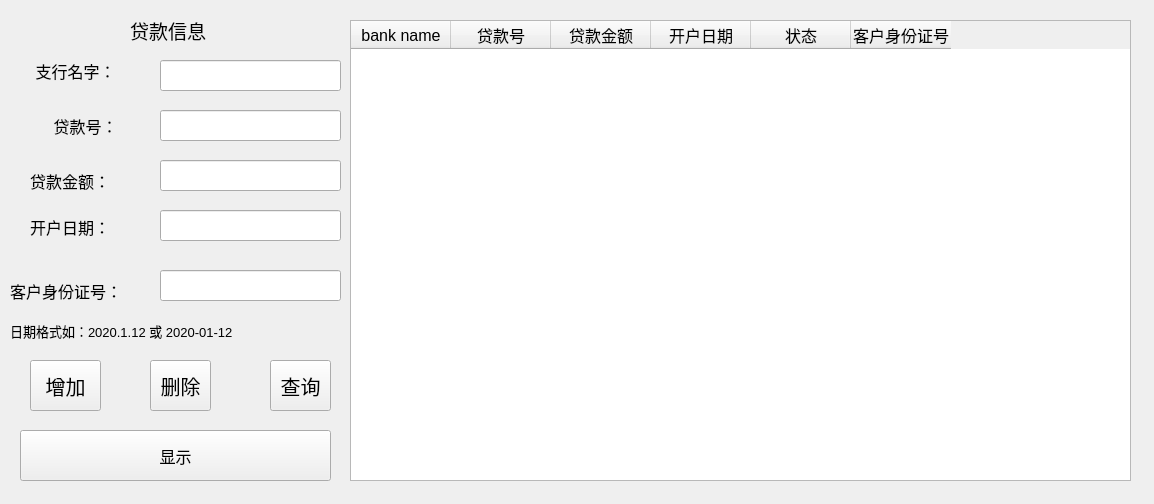
<?xml version="1.0" encoding="UTF-8"?>
<ui version="4.0">
 <class>Loan</class>
 <widget class="QWidget" name="Loan">
  <property name="geometry">
   <rect>
    <x>0</x>
    <y>0</y>
    <width>1154</width>
    <height>504</height>
   </rect>
  </property>
  <property name="windowTitle">
   <string>Loan</string>
  </property>
  <widget class="QLabel" name="label_money">
   <property name="geometry">
    <rect>
     <x>30</x>
     <y>160</y>
     <width>91</width>
     <height>41</height>
    </rect>
   </property>
   <property name="font">
    <font>
     <pointsize>12</pointsize>
     <weight>50</weight>
     <bold>false</bold>
    </font>
   </property>
   <property name="text">
    <string>贷款金额：</string>
   </property>
  </widget>
  <widget class="QPushButton" name="pushButton_sw">
   <property name="geometry">
    <rect>
     <x>20</x>
     <y>430</y>
     <width>311</width>
     <height>51</height>
    </rect>
   </property>
   <property name="font">
    <font>
     <pointsize>12</pointsize>
    </font>
   </property>
   <property name="text">
    <string>显示</string>
   </property>
  </widget>
  <widget class="QPushButton" name="pushButton_del">
   <property name="geometry">
    <rect>
     <x>150</x>
     <y>360</y>
     <width>61</width>
     <height>51</height>
    </rect>
   </property>
   <property name="font">
    <font>
     <pointsize>15</pointsize>
    </font>
   </property>
   <property name="text">
    <string>删除</string>
   </property>
  </widget>
  <widget class="QLineEdit" name="lineEdit_money">
   <property name="geometry">
    <rect>
     <x>160</x>
     <y>160</y>
     <width>181</width>
     <height>31</height>
    </rect>
   </property>
   <property name="font">
    <font>
     <pointsize>12</pointsize>
    </font>
   </property>
  </widget>
  <widget class="QPushButton" name="pushButton_add">
   <property name="geometry">
    <rect>
     <x>30</x>
     <y>360</y>
     <width>71</width>
     <height>51</height>
    </rect>
   </property>
   <property name="font">
    <font>
     <pointsize>15</pointsize>
    </font>
   </property>
   <property name="text">
    <string>增加</string>
   </property>
  </widget>
  <widget class="QTableWidget" name="table">
   <property name="geometry">
    <rect>
     <x>350</x>
     <y>20</y>
     <width>781</width>
     <height>461</height>
    </rect>
   </property>
   <property name="minimumSize">
    <size>
     <width>0</width>
     <height>300</height>
    </size>
   </property>
   <property name="font">
    <font>
     <pointsize>12</pointsize>
    </font>
   </property>
   <column>
    <property name="text">
     <string>bank name</string>
    </property>
   </column>
   <column>
    <property name="text">
     <string>贷款号</string>
    </property>
   </column>
   <column>
    <property name="text">
     <string>贷款金额</string>
    </property>
   </column>
   <column>
    <property name="text">
     <string>开户日期</string>
    </property>
   </column>
   <column>
    <property name="text">
     <string>状态</string>
    </property>
   </column>
   <column>
    <property name="text">
     <string>客户身份证号</string>
    </property>
   </column>
  </widget>
  <widget class="QLabel" name="label_BN">
   <property name="geometry">
    <rect>
     <x>-10</x>
     <y>50</y>
     <width>171</width>
     <height>41</height>
    </rect>
   </property>
   <property name="font">
    <font>
     <pointsize>12</pointsize>
    </font>
   </property>
   <property name="text">
    <string>支行名字：</string>
   </property>
   <property name="alignment">
    <set>Qt::AlignCenter</set>
   </property>
  </widget>
  <widget class="QLineEdit" name="lineEdit_BN">
   <property name="geometry">
    <rect>
     <x>160</x>
     <y>60</y>
     <width>181</width>
     <height>31</height>
    </rect>
   </property>
   <property name="font">
    <font>
     <pointsize>12</pointsize>
    </font>
   </property>
  </widget>
  <widget class="QLabel" name="label_ID">
   <property name="geometry">
    <rect>
     <x>20</x>
     <y>110</y>
     <width>131</width>
     <height>31</height>
    </rect>
   </property>
   <property name="font">
    <font>
     <pointsize>12</pointsize>
     <weight>50</weight>
     <bold>false</bold>
    </font>
   </property>
   <property name="text">
    <string>贷款号：</string>
   </property>
   <property name="alignment">
    <set>Qt::AlignCenter</set>
   </property>
  </widget>
  <widget class="QPushButton" name="pushButton_che">
   <property name="geometry">
    <rect>
     <x>270</x>
     <y>360</y>
     <width>61</width>
     <height>51</height>
    </rect>
   </property>
   <property name="font">
    <font>
     <pointsize>15</pointsize>
    </font>
   </property>
   <property name="text">
    <string>查询</string>
   </property>
  </widget>
  <widget class="QLineEdit" name="lineEdit_ID">
   <property name="geometry">
    <rect>
     <x>160</x>
     <y>110</y>
     <width>181</width>
     <height>31</height>
    </rect>
   </property>
   <property name="font">
    <font>
     <pointsize>12</pointsize>
    </font>
   </property>
  </widget>
  <widget class="QLabel" name="label_2">
   <property name="geometry">
    <rect>
     <x>130</x>
     <y>10</y>
     <width>121</width>
     <height>41</height>
    </rect>
   </property>
   <property name="font">
    <font>
     <pointsize>14</pointsize>
    </font>
   </property>
   <property name="text">
    <string>贷款信息</string>
   </property>
  </widget>
  <widget class="QLabel" name="label">
   <property name="geometry">
    <rect>
     <x>30</x>
     <y>211</y>
     <width>101</width>
     <height>31</height>
    </rect>
   </property>
   <property name="font">
    <font>
     <pointsize>12</pointsize>
    </font>
   </property>
   <property name="text">
    <string>开户日期：</string>
   </property>
  </widget>
  <widget class="QLineEdit" name="lineEdit_date">
   <property name="geometry">
    <rect>
     <x>160</x>
     <y>210</y>
     <width>181</width>
     <height>31</height>
    </rect>
   </property>
   <property name="font">
    <font>
     <pointsize>12</pointsize>
    </font>
   </property>
  </widget>
  <widget class="QLabel" name="label_3">
   <property name="geometry">
    <rect>
     <x>10</x>
     <y>320</y>
     <width>331</width>
     <height>21</height>
    </rect>
   </property>
   <property name="font">
    <font>
     <pointsize>10</pointsize>
    </font>
   </property>
   <property name="text">
    <string>日期格式如：2020.1.12 或 2020-01-12</string>
   </property>
  </widget>
  <widget class="QLabel" name="label_money_2">
   <property name="geometry">
    <rect>
     <x>10</x>
     <y>270</y>
     <width>141</width>
     <height>41</height>
    </rect>
   </property>
   <property name="font">
    <font>
     <pointsize>12</pointsize>
     <weight>50</weight>
     <bold>false</bold>
    </font>
   </property>
   <property name="text">
    <string>客户身份证号：</string>
   </property>
  </widget>
  <widget class="QLineEdit" name="lineEdit_ID_card">
   <property name="geometry">
    <rect>
     <x>160</x>
     <y>270</y>
     <width>181</width>
     <height>31</height>
    </rect>
   </property>
   <property name="font">
    <font>
     <pointsize>12</pointsize>
    </font>
   </property>
  </widget>
 </widget>
 <resources/>
 <connections/>
</ui>
